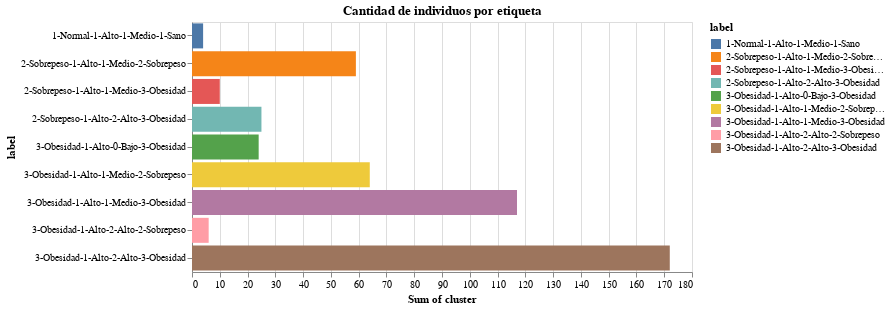

The code cell stored with this chart in its notebook:
### Code cell
eda_cluster(df_obesity, 4)

### Figure 1 — Vega-Lite specification as saved in the notebook (floating-point values rounded to 4 significant figures)
{"config": {"view": {"continuousWidth": 400, "continuousHeight": 300}}, "data": {"name": "data-2ebc0c9dad27aec12ed01e729d6c8245"}, "mark": "bar", "encoding": {"color": {"field": "label", "type": "nominal"}, "tooltip": [{"field": "label", "type": "nominal"}, {"aggregate": "sum", "field": "cluster", "title": "Cantidad individuos", "type": "quantitative"}], "x": {"aggregate": "sum", "field": "cluster", "type": "quantitative"}, "y": {"field": "label", "type": "nominal"}}, "height": 250, "title": "Cantidad de individuos por etiqueta", "width": 500, "$schema": "https://vega.github.io/schema/vega-lite/v4.17.0.json", "datasets": {"data-2ebc0c9dad27aec12ed01e729d6c8245": [{"age_range": "17-25", "bmi": "2-Sobrepeso", "cc": "1-Alto", "rcc": "1-Medio", "ict": "3-Obesidad", "risk_factors": 4, "cluster": 2, "label": "2-Sobrepeso-1-Alto-1-Medio-3-Obesidad"}, {"age_range": "17-25", "bmi": "2-Sobrepeso", "cc": "1-Alto", "rcc": "2-Alto", "ict": "3-Obesidad", "risk_factors": 4, "cluster": 2, "label": "2-Sobrepeso-1-Alto-2-Alto-3-Obesidad"}, {"age_range": "17-25", "bmi": "3-Obesidad", "cc": "1-Alto", "rcc": "1-Medio", "ict": "2-Sobrepeso", "risk_factors": 4, "cluster": 2, "label": "3-Obesidad-1-Alto-1-Medio-2-Sobrepeso"}, {"age_range": "17-25", "bmi": "3-Obesidad", "cc": "1-Alto", "rcc": "1-Medio", "ict": "3-Obesidad", "risk_factors": 4, "cluster": 6, "label": "3-Obesidad-1-Alto-1-Medio-3-Obesidad"}, {"age_range": "17-25", "bmi": "3-Obesidad", "cc": "1-Alto", "rcc": "2-Alto", "ict": "3-Obesidad", "risk_factors": 4, "cluster": 5, "label": "3-Obesidad-1-Alto-2-Alto-3-Obesidad"}, {"age_range": "26-35", "bmi": "3-Obesidad", "cc": "1-Alto", "rcc": "1-Medio", "ict": "2-Sobrepeso", "risk_factors": 4, "cluster": 7, "label": "3-Obesidad-1-Alto-1-Medio-2-Sobrepeso"}, {"age_range": "26-35", "bmi": "3-Obesidad", "cc": "1-Alto", "rcc": "1-Medio", "ict": "3-Obesidad", "risk_factors": 4, "cluster": 19, "label": "3-Obesidad-1-Alto-1-Medio-3-Obesidad"}, {"age_range": "26-35", "bmi": "3-Obesidad", "cc": "1-Alto", "rcc": "2-Alto", "ict": "3-Obesidad", "risk_factors": 4, "cluster": 25, "label": "3-Obesidad-1-Alto-2-Alto-3-Obesidad"}, {"age_range": "36-45", "bmi": "2-Sobrepeso", "cc": "1-Alto", "rcc": "1-Medio", "ict": "3-Obesidad", "risk_factors": 4, "cluster": 4, "label": "2-Sobrepeso-1-Alto-1-Medio-3-Obesidad"}, {"age_range": "36-45", "bmi": "3-Obesidad", "cc": "1-Alto", "rcc": "1-Medio", "ict": "2-Sobrepeso", "risk_factors": 4, "cluster": 18, "label": "3-Obesidad-1-Alto-1-Medio-2-Sobrepeso"}, {"age_range": "36-45", "bmi": "3-Obesidad", "cc": "1-Alto", "rcc": "1-Medio", "ict": "3-Obesidad", "risk_factors": 4, "cluster": 29, "label": "3-Obesidad-1-Alto-1-Medio-3-Obesidad"}, {"age_range": "36-45", "bmi": "3-Obesidad", "cc": "1-Alto", "rcc": "2-Alto", "ict": "3-Obesidad", "risk_factors": 4, "cluster": 37, "label": "3-Obesidad-1-Alto-2-Alto-3-Obesidad"}, {"age_range": "46-55", "bmi": "1-Normal", "cc": "1-Alto", "rcc": "1-Medio", "ict": "1-Sano", "risk_factors": 2, "cluster": 4, "label": "1-Normal-1-Alto-1-Medio-1-Sano"}, {"age_range": "46-55", "bmi": "2-Sobrepeso", "cc": "1-Alto", "rcc": "1-Medio", "ict": "2-Sobrepeso", "risk_factors": 4, "cluster": 59, "label": "2-Sobrepeso-1-Alto-1-Medio-2-Sobrepeso"}, {"age_range": "46-55", "bmi": "2-Sobrepeso", "cc": "1-Alto", "rcc": "1-Medio", "ict": "3-Obesidad", "risk_factors": 4, "cluster": 2, "label": "2-Sobrepeso-1-Alto-1-Medio-3-Obesidad"}, {"age_range": "46-55", "bmi": "2-Sobrepeso", "cc": "1-Alto", "rcc": "2-Alto", "ict": "3-Obesidad", "risk_factors": 4, "cluster": 11, "label": "2-Sobrepeso-1-Alto-2-Alto-3-Obesidad"}, {"age_range": "46-55", "bmi": "3-Obesidad", "cc": "1-Alto", "rcc": "0-Bajo", "ict": "3-Obesidad", "risk_factors": 3, "cluster": 24, "label": "3-Obesidad-1-Alto-0-Bajo-3-Obesidad"}, {"age_range": "46-55", "bmi": "3-Obesidad", "cc": "1-Alto", "rcc": "1-Medio", "ict": "2-Sobrepeso", "risk_factors": 4, "cluster": 26, "label": "3-Obesidad-1-Alto-1-Medio-2-Sobrepeso"}, {"age_range": "46-55", "bmi": "3-Obesidad", "cc": "1-Alto", "rcc": "1-Medio", "ict": "3-Obesidad", "risk_factors": 4, "cluster": 43, "label": "3-Obesidad-1-Alto-1-Medio-3-Obesidad"}, {"age_range": "46-55", "bmi": "3-Obesidad", "cc": "1-Alto", "rcc": "2-Alto", "ict": "2-Sobrepeso", "risk_factors": 4, "cluster": 3, "label": "3-Obesidad-1-Alto-2-Alto-2-Sobrepeso"}, {"age_range": "46-55", "bmi": "3-Obesidad", "cc": "1-Alto", "rcc": "2-Alto", "ict": "3-Obesidad", "risk_factors": 4, "cluster": 62, "label": "3-Obesidad-1-Alto-2-Alto-3-Obesidad"}, {"age_range": "56-65", "bmi": "2-Sobrepeso", "cc": "1-Alto", "rcc": "1-Medio", "ict": "3-Obesidad", "risk_factors": 4, "cluster": 2, "label": "2-Sobrepeso-1-Alto-1-Medio-3-Obesidad"}, {"age_range": "56-65", "bmi": "2-Sobrepeso", "cc": "1-Alto", "rcc": "2-Alto", "ict": "3-Obesidad", "risk_factors": 4, "cluster": 12, "label": "2-Sobrepeso-1-Alto-2-Alto-3-Obesidad"}, {"age_range": "56-65", "bmi": "3-Obesidad", "cc": "1-Alto", "rcc": "1-Medio", "ict": "2-Sobrepeso", "risk_factors": 4, "cluster": 11, "label": "3-Obesidad-1-Alto-1-Medio-2-Sobrepeso"}, {"age_range": "56-65", "bmi": "3-Obesidad", "cc": "1-Alto", "rcc": "1-Medio", "ict": "3-Obesidad", "risk_factors": 4, "cluster": 19, "label": "3-Obesidad-1-Alto-1-Medio-3-Obesidad"}, {"age_range": "56-65", "bmi": "3-Obesidad", "cc": "1-Alto", "rcc": "2-Alto", "ict": "2-Sobrepeso", "risk_factors": 4, "cluster": 3, "label": "3-Obesidad-1-Alto-2-Alto-2-Sobrepeso"}, {"age_range": "56-65", "bmi": "3-Obesidad", "cc": "1-Alto", "rcc": "2-Alto", "ict": "3-Obesidad", "risk_factors": 4, "cluster": 42, "label": "3-Obesidad-1-Alto-2-Alto-3-Obesidad"}, {"age_range": "66-100", "bmi": "3-Obesidad", "cc": "1-Alto", "rcc": "1-Medio", "ict": "3-Obesidad", "risk_factors": 4, "cluster": 1, "label": "3-Obesidad-1-Alto-1-Medio-3-Obesidad"}, {"age_range": "66-100", "bmi": "3-Obesidad", "cc": "1-Alto", "rcc": "2-Alto", "ict": "3-Obesidad", "risk_factors": 4, "cluster": 1, "label": "3-Obesidad-1-Alto-2-Alto-3-Obesidad"}]}}
